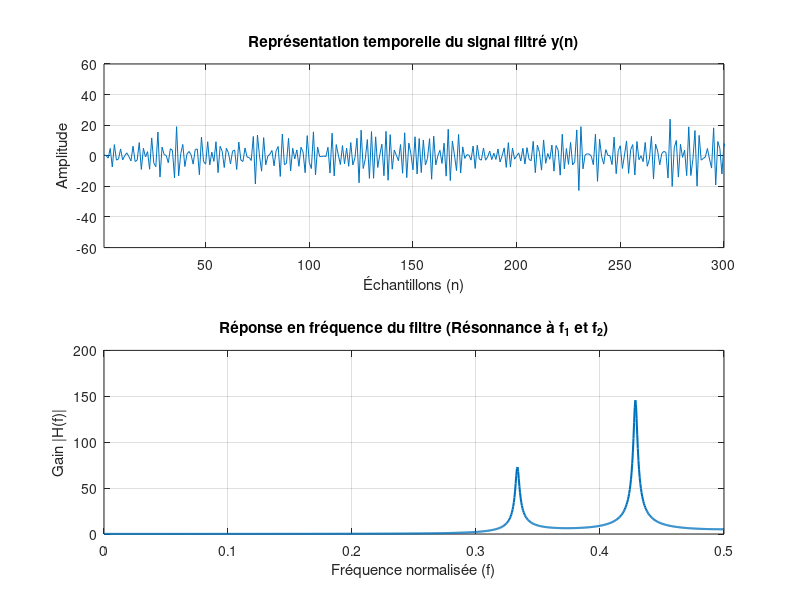

Here is the MATLAB script that generated this plot:
clear;
clc;

%%%%%%%%% Étape 2.2.2 : %%%%%%%%%

%% génération bbgc :

N = 2000;
m = 0;
sigma_carre = 1;
x = abs(sqrt(sigma_carre) + randn(1,N) + m);

%% création du filtre : 

f_1 = 1/3;
f_2 = 3/7;
R = 0.99; % module pôles
r = 0;

%%% pôles

p_1 = R*exp(1i*2*pi*f_1);
p_2 = conj(p_1);
p_3 = R*exp(1i*2*pi*f_2);
p_4 = conj(p_3);

%%% zéros

z_1 = r*exp(1i*2*pi*f_1);
z_2 = conj(z_1);
z_3 = r*exp(1i*2*pi*f_2);
z_4 = conj(z_3);

%%% Numérateur

Zeros = [z_1 z_2 z_3 z_4];
B = poly(Zeros);

%%% Dénominateur : 

Poles = [p_1 p_2 p_3 p_4];
A = poly(Poles);

%% filtrage : 
y = filter(B,A,x);


%% Affichage de la réponse en fréquence (Réjections)
figure;

%%% Représentation temporelle %%%

n = 1:N;
% Plot simple du signal de sortie filtré
subplot(2,1,1);
plot(n, y);
grid on;

xlim([1 300]); 
xlabel('Échantillons (n)');
ylabel('Amplitude');
title('Représentation temporelle du signal filtré y(n)');

%%% Représentation spectrale %%%

fn = 0 : 1/N : 1/2; 

H = freqz(B, A, 2*pi*fn);

subplot(2,1,2);
plot(fn, abs(H), 'LineWidth', 1.5);
grid on;
xlabel('Fréquence normalisée (f)');
ylabel('Gain |H(f)|');
title('Réponse en fréquence du filtre (Résonnance à f_1 et f_2)');
